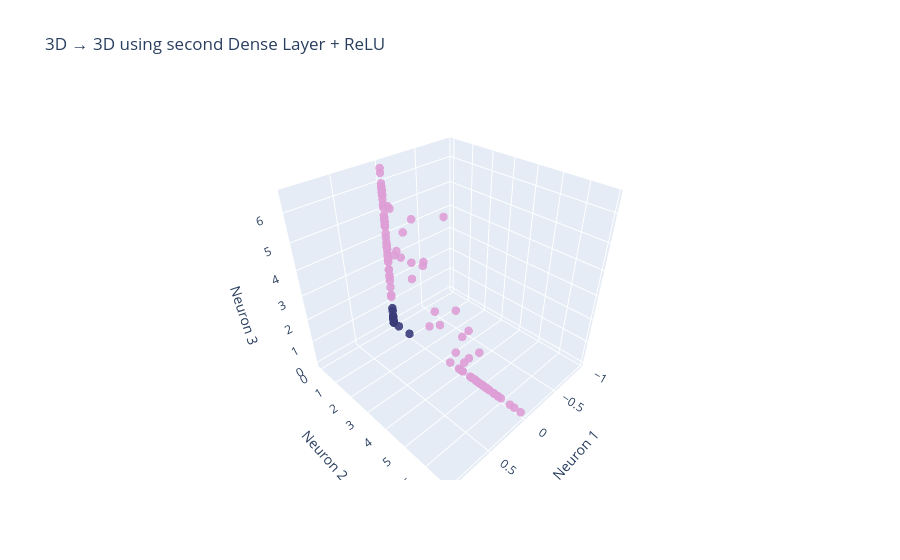

Notebook cell for this chart:
### Markdown cell above
# Plotting second linear transformation and second activation

### Code cell
plot_3d_output(A2, y, "3D → 3D using second Dense Layer + ReLU")

### Figure 1 — Plotly figure (JSON) as saved in the notebook; plotly's stock layout.template omitted (floating-point values rounded to 4 significant figures; data arrays with more than 128 entries replaced by an {"elided": "..."} marker saying what was removed)
{"data": [{"marker": {"color": {"elided": "200 int values"}, "colorscale": [[0, "rgb(57, 59, 121)"], [1, "rgb(222, 158, 214)"]], "opacity": 0.9, "size": 5, "symbol": "circle"}, "mode": "markers", "type": "scatter3d", "x": {"elided": "200 float values"}, "y": {"elided": "200 float values"}, "z": {"elided": "200 float values"}}], "layout": {"scene": {"xaxis": {"title": {"text": "Neuron 1"}}, "yaxis": {"title": {"text": "Neuron 2"}}, "zaxis": {"title": {"text": "Neuron 3"}}}, "title": {"text": "3D → 3D using second Dense Layer + ReLU"}}}
